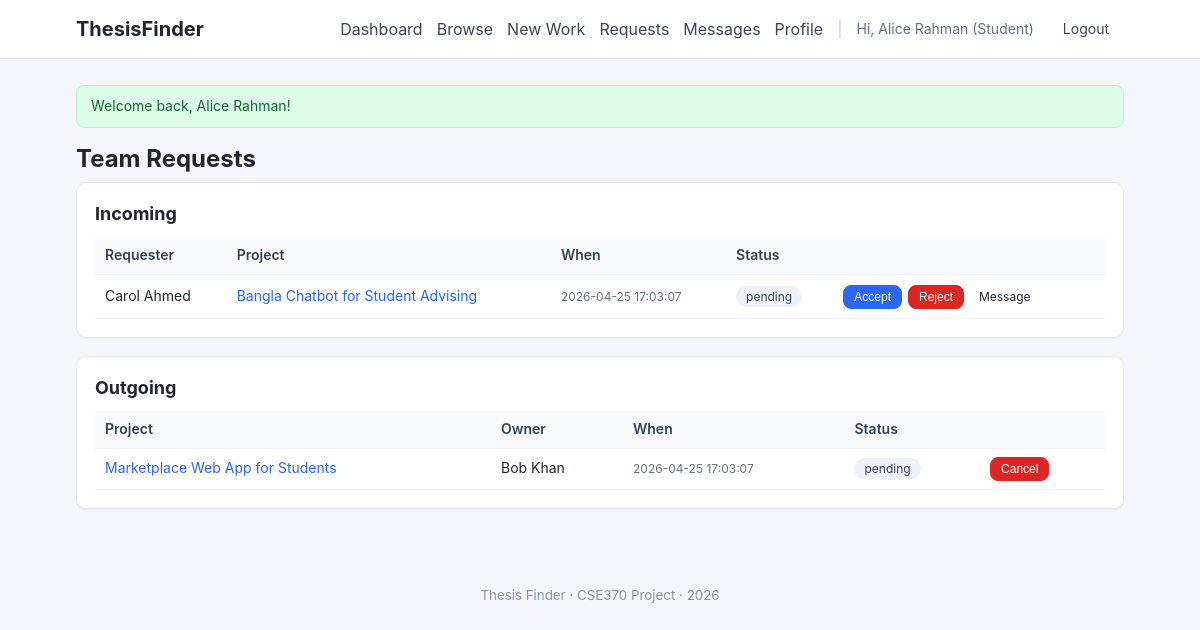
Page /requests/index.php (signed in) on the committed database.
### tables this page shows
CREATE TABLE team_request (
    request_id    INT AUTO_INCREMENT PRIMARY KEY,
    project_id    INT NOT NULL,
    requester_id  INT NOT NULL,
    requested_at  DATETIME NOT NULL DEFAULT CURRENT_TIMESTAMP,
    CONSTRAINT fk_tr_work      FOREIGN KEY (project_id)   REFERENCES work(project_id) ON DELETE CASCADE,
    CONSTRAINT fk_tr_requester FOREIGN KEY (requester_id) REFERENCES user(id)         ON DELETE CASCADE
);

CREATE TABLE user (
    id              INT AUTO_INCREMENT PRIMARY KEY,
    email           VARCHAR(120) NOT NULL UNIQUE,
    password        VARCHAR(255) NOT NULL,
    name            VARCHAR(120) NOT NULL,
    student_flag    TINYINT(1) NOT NULL DEFAULT 0,
    teacher_flag    TINYINT(1) NOT NULL DEFAULT 0,
    created_at      DATETIME NOT NULL DEFAULT CURRENT_TIMESTAMP
);

CREATE TABLE work (
    project_id    INT AUTO_INCREMENT PRIMARY KEY,
    title         VARCHAR(200) NOT NULL,
    description   TEXT,
    owner_id      INT NOT NULL,
    created_at    DATETIME NOT NULL DEFAULT CURRENT_TIMESTAMP,
    supervisor_id INT DEFAULT NULL,
    thesis_flag   TINYINT(1) NOT NULL DEFAULT 0,
    project_flag  TINYINT(1) NOT NULL DEFAULT 0,
    CONSTRAINT fk_work_owner      FOREIGN KEY (owner_id)      REFERENCES user(id)         ON DELETE CASCADE,
    CONSTRAINT fk_work_supervisor FOREIGN KEY (supervisor_id) REFERENCES teacher(user_id) ON DELETE SET NULL
);

### includes/auth.php (called while the page is built, shortened)
<?php
function url(string $path): string {
    return BASE_URL . $path;
}
function current_user_id(): ?int {
    return $_SESSION['user_id'] ?? null;
}
function h(?string $s): string {
    return htmlspecialchars((string)$s, ENT_QUOTES | ENT_SUBSTITUTE, 'UTF-8');
}

### requests/index.php (the view, shortened to what this page needs)
<?php
require_once __DIR__ . '/../config/db.php';
require_once __DIR__ . '/../includes/auth.php';
$uid = current_user_id();
$inc = $conn->prepare("
    SELECT tr.request_id, tr.requested_at, w.project_id, w.title, u.id AS requester_id, u.name AS requester_name,
           (SELECT team_request_status FROM team_request_status WHERE request_id = tr.request_id ORDER BY team_request_status LIMIT 1) AS status
    FROM team_request tr
    JOIN work w ON w.project_id = tr.project_id
    JOIN user u ON u.id = tr.requester_id
    WHERE w.owner_id = ?
    ORDER BY tr.requested_at DESC
");
$inc->bind_param('i', $uid); $inc->execute();
$incoming = $inc->get_result()->fetch_all(MYSQLI_ASSOC); $inc->close();
$out = $conn->prepare("
    SELECT tr.request_id, tr.requested_at, w.project_id, w.title, u.name AS owner_name,
           (SELECT team_request_status FROM team_request_status WHERE request_id = tr.request_id ORDER BY team_request_status LIMIT 1) AS status
    FROM team_request tr
    JOIN work w ON w.project_id = tr.project_id
    JOIN user u ON u.id = w.owner_id
    WHERE tr.requester_id = ?
    ORDER BY tr.requested_at DESC
");
$out->bind_param('i', $uid); $out->execute();
$outgoing = $out->get_result()->fetch_all(MYSQLI_ASSOC); $out->close();
require __DIR__ . '/../includes/header.php';
?>
<h1>Team Requests</h1>
<section class="card">
    <h2>Incoming</h2>
    <?php if (!$incoming): ?>
        <p class="muted">No incoming requests.</p>
    <?php else: ?>
        <table class="table">
            <thead><tr><th>Requester</th><th>Project</th><th>When</th><th>Status</th><th></th></tr></thead>
            <tbody>
            <?php foreach ($incoming as $r): ?>
                <tr id="req-<?= (int)$r['request_id'] ?>">
                    <td><?= h($r['requester_name']) ?></td>
                    <td><a href="<?= url('/projects/view.php') ?>?id=<?= (int)$r['project_id'] ?>"><?= h($r['title']) ?></a></td>
                    <td class="muted small"><?= h($r['requested_at']) ?></td>
                    <td><span class="tag"><?= h($r['status'] ?? 'pending') ?></span></td>
                    <td>
                        <?php if (($r['status'] ?? 'pending') === 'pending'): ?>
                            <form method="post" class="inline-form">
                                <button class="btn btn-sm btn-primary" name="action" value="accept">Accept</button>
                                <button class="btn btn-sm btn-danger"  name="action" value="reject">Reject</button>
                            </form>
                        <?php endif; ?>
                        <a class="btn btn-sm btn-ghost" href="<?= url('/messages/thread.php') ?>?with=<?= (int)$r['requester_id'] ?>">Message</a>
                    </td>
                </tr>
            <?php endforeach; ?>
            </tbody>
        </table>
    <?php endif; ?>
</section>
<section class="card">
    <h2>Outgoing</h2>
    <?php if (!$outgoing): ?>
        <p class="muted">You haven't sent any requests.</p>
    <?php else: ?>
        <table class="table">
            <thead><tr><th>Project</th><th>Owner</th><th>When</th><th>Status</th><th></th></tr></thead>
            <tbody>
            <?php foreach ($outgoing as $r): ?>
                <tr>
                    <td><a href="<?= url('/projects/view.php') ?>?id=<?= (int)$r['project_id'] ?>"><?= h($r['title']) ?></a></td>
                    <td><?= h($r['owner_name']) ?></td>
                    <td class="muted small"><?= h($r['requested_at']) ?></td>
                    <td><span class="tag"><?= h($r['status'] ?? 'pending') ?></span></td>
                    <td>
                        <?php if (($r['status'] ?? 'pending') === 'pending'): ?>
                            <form method="post" class="inline-form">
                                <button class="btn btn-sm btn-danger" name="action" value="cancel">Cancel</button>
                            </form>
                        <?php endif; ?>
                    </td>
                </tr>
            <?php endforeach; ?>
            </tbody>
        </table>
    <?php endif; ?>
</section>
<?php require __DIR__ . '/../includes/footer.php'; ?>

### assets/css/style.css (style rules this page uses)
* { box-sizing: border-box; }
html, body { margin: 0; padding: 0; }
body { font-family: -apple-system, BlinkMacSystemFont, "Segoe UI", Roboto, Helvetica, Arial, sans-serif; background: #f4f6fb; color: #1f2430; line-height: 1.45; }
a { color: #2b66f6; text-decoration: none; }
.card { background: #fff; border: 1px solid #e5e8f0; border-radius: 10px; padding: 18px; margin-bottom: 18px; box-shadow: 0 1px 2px rgba(15,23,42,.04); }
h1 { font-size: 24px; margin: 14px 0 6px; }
h2 { font-size: 18px; margin: 0 0 10px; }
.btn { display: inline-block; padding: 8px 14px; border: 1px solid #d0d5dd; background: #fff; color: #1f2430; border-radius: 8px; cursor: pointer; font-size: 14px; text-decoration: none; transition: background .15s, border-color .15s; }
.btn-primary { background: #2b66f6; border-color: #2b66f6; color: #fff; }
.btn-danger { background: #dc2626; border-color: #dc2626; color: #fff; }
.btn-ghost { background: transparent; border-color: transparent; }
.btn-sm { padding: 4px 10px; font-size: 12px; }
.muted { color: #667085; }
.small { font-size: 12px; }
.tag { display: inline-block; padding: 2px 10px; font-size: 12px; background: #eef1f7; color: #344054; border-radius: 999px; }
.table { width: 100%; border-collapse: collapse; font-size: 14px; }
.table th, .table td { text-align: left; padding: 8px 10px; border-bottom: 1px solid #eef1f7; vertical-align: middle; }
.table th { background: #f9fafb; color: #344054; font-weight: 600; }
.inline-form { display: inline-flex; gap: 6px; }

### rows in the picture
team_request: requester.name "Carol Ahmed", project.title "Bangla Chatbot for Student Advising", requested_at "2026-04-25 17:03:07", status "pending"
team_request: project.title "Marketplace Web App for Students", user.name "Bob Khan", requested_at "2026-04-25 17:03:07", status "pending"

### other values in the picture
current_user_name() "Alice Rahman"
$succ "Welcome back, Alice Rahman!"
